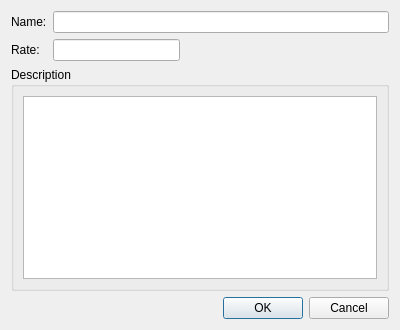
<?xml version="1.0" encoding="UTF-8"?>
<ui version="4.0">
 <class>EditLabourChargeDialog</class>
 <widget class="QDialog" name="EditLabourChargeDialog">
  <property name="geometry">
   <rect>
    <x>0</x>
    <y>0</y>
    <width>400</width>
    <height>330</height>
   </rect>
  </property>
  <property name="sizePolicy">
   <sizepolicy hsizetype="Fixed" vsizetype="Fixed">
    <horstretch>0</horstretch>
    <verstretch>0</verstretch>
   </sizepolicy>
  </property>
  <property name="minimumSize">
   <size>
    <width>400</width>
    <height>330</height>
   </size>
  </property>
  <property name="maximumSize">
   <size>
    <width>400</width>
    <height>330</height>
   </size>
  </property>
  <property name="windowTitle">
   <string>Dialog</string>
  </property>
  <layout class="QGridLayout" name="gridLayout_2">
   <item row="0" column="0">
    <widget class="QLabel" name="nameLabel">
     <property name="text">
      <string>Name:</string>
     </property>
    </widget>
   </item>
   <item row="0" column="1" colspan="2">
    <widget class="QLineEdit" name="nameEdit"/>
   </item>
   <item row="1" column="0">
    <widget class="QLabel" name="rateLabel">
     <property name="text">
      <string>Rate:</string>
     </property>
    </widget>
   </item>
   <item row="1" column="1">
    <widget class="QLineEdit" name="rateEdit"/>
   </item>
   <item row="1" column="2">
    <spacer name="horizontalSpacer">
     <property name="orientation">
      <enum>Qt::Horizontal</enum>
     </property>
     <property name="sizeHint" stdset="0">
      <size>
       <width>203</width>
       <height>20</height>
      </size>
     </property>
    </spacer>
   </item>
   <item row="2" column="0" colspan="3">
    <widget class="QGroupBox" name="descriptionLabel">
     <property name="title">
      <string>Description</string>
     </property>
     <layout class="QGridLayout" name="gridLayout">
      <item row="0" column="0">
       <widget class="QPlainTextEdit" name="descriptionEdit"/>
      </item>
     </layout>
    </widget>
   </item>
   <item row="3" column="0" colspan="3">
    <widget class="QDialogButtonBox" name="buttonBox">
     <property name="orientation">
      <enum>Qt::Horizontal</enum>
     </property>
     <property name="standardButtons">
      <set>QDialogButtonBox::Cancel|QDialogButtonBox::Ok</set>
     </property>
    </widget>
   </item>
  </layout>
 </widget>
 <tabstops>
  <tabstop>nameEdit</tabstop>
  <tabstop>rateEdit</tabstop>
  <tabstop>descriptionEdit</tabstop>
  <tabstop>buttonBox</tabstop>
 </tabstops>
 <resources/>
 <connections>
  <connection>
   <sender>buttonBox</sender>
   <signal>accepted()</signal>
   <receiver>EditLabourChargeDialog</receiver>
   <slot>accept()</slot>
   <hints>
    <hint type="sourcelabel">
     <x>248</x>
     <y>254</y>
    </hint>
    <hint type="destinationlabel">
     <x>157</x>
     <y>274</y>
    </hint>
   </hints>
  </connection>
  <connection>
   <sender>buttonBox</sender>
   <signal>rejected()</signal>
   <receiver>EditLabourChargeDialog</receiver>
   <slot>reject()</slot>
   <hints>
    <hint type="sourcelabel">
     <x>316</x>
     <y>260</y>
    </hint>
    <hint type="destinationlabel">
     <x>286</x>
     <y>274</y>
    </hint>
   </hints>
  </connection>
 </connections>
</ui>
